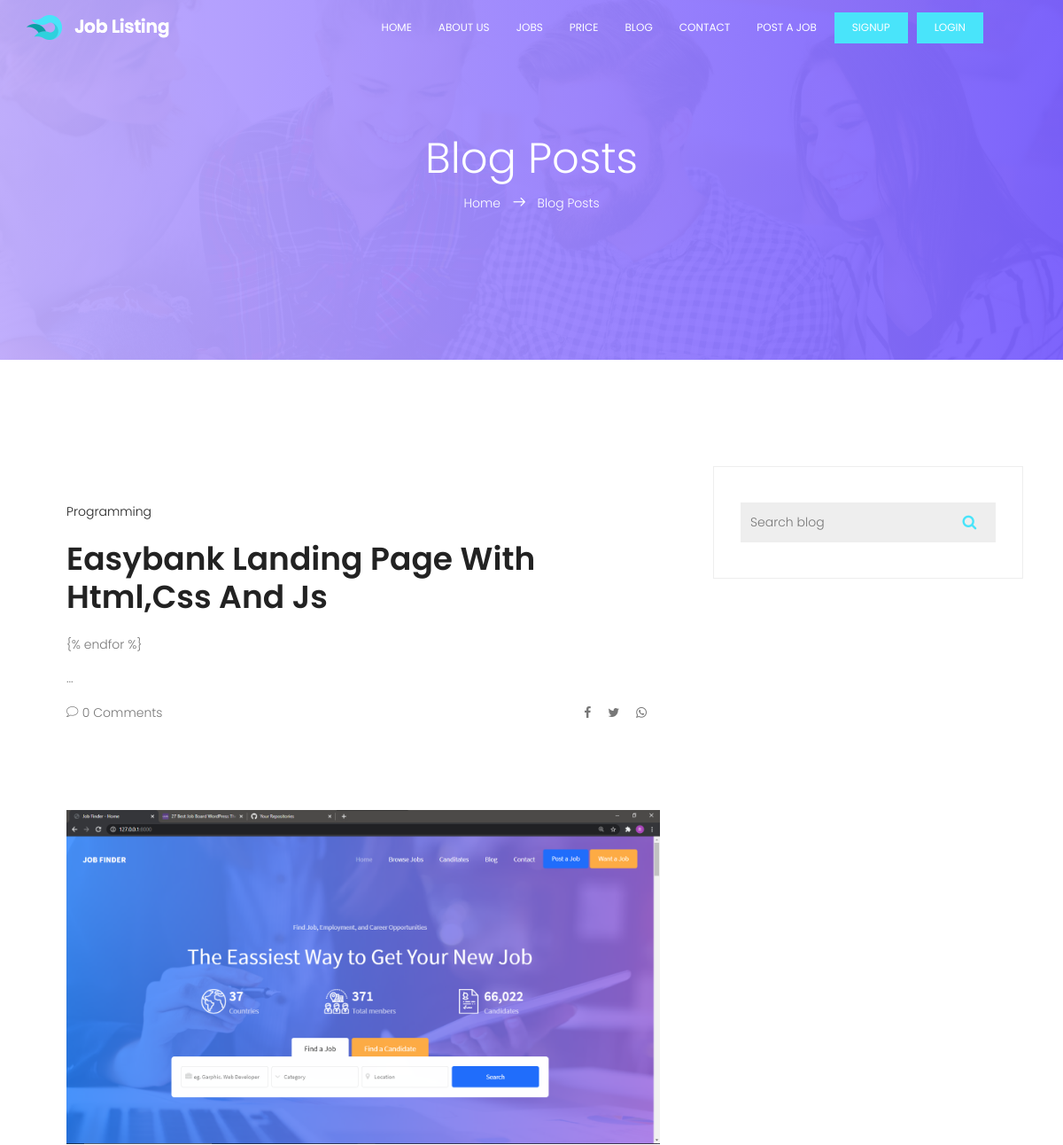
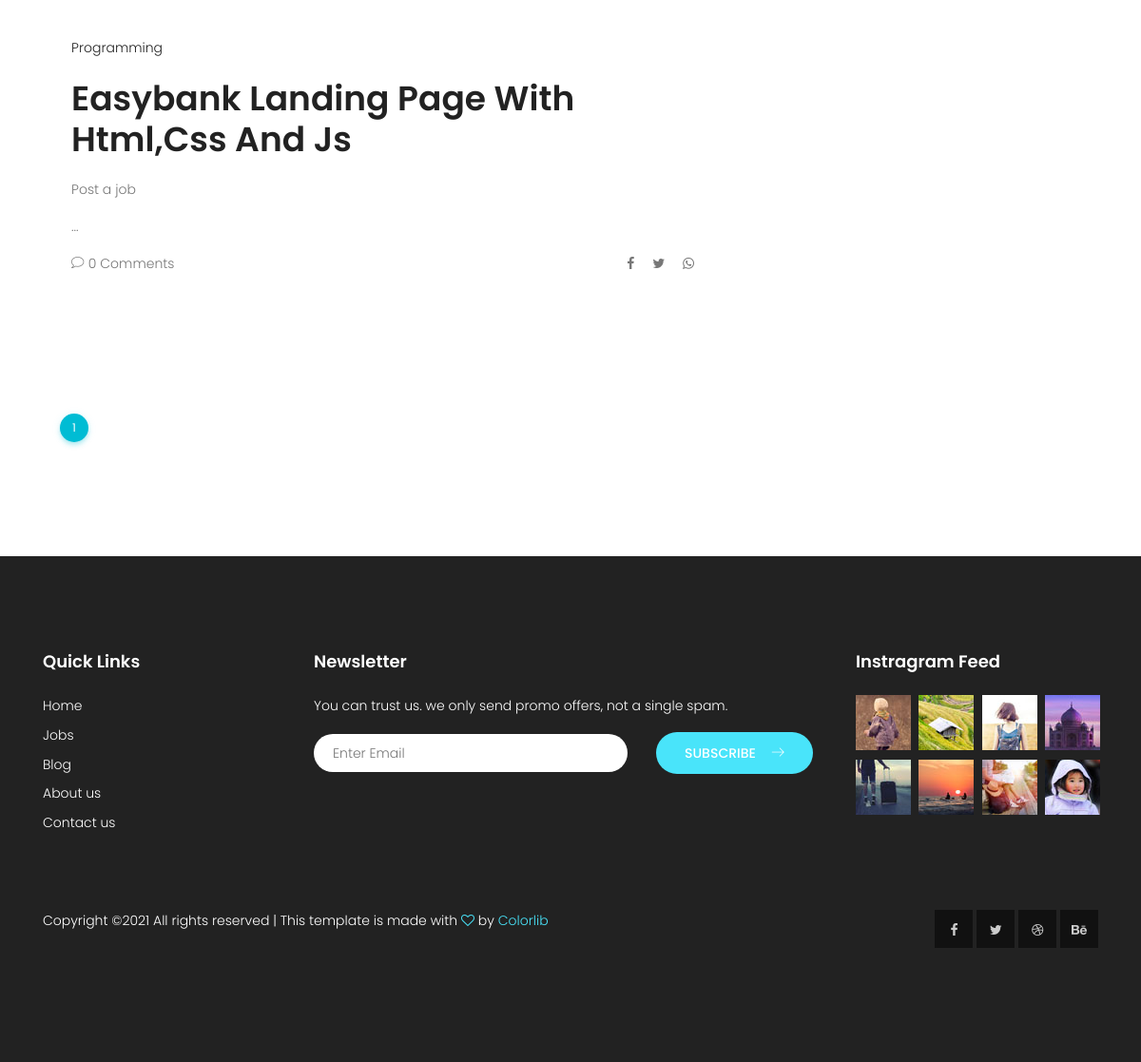
The app's page /blog/blog, older data (2 pictures, top to bottom).
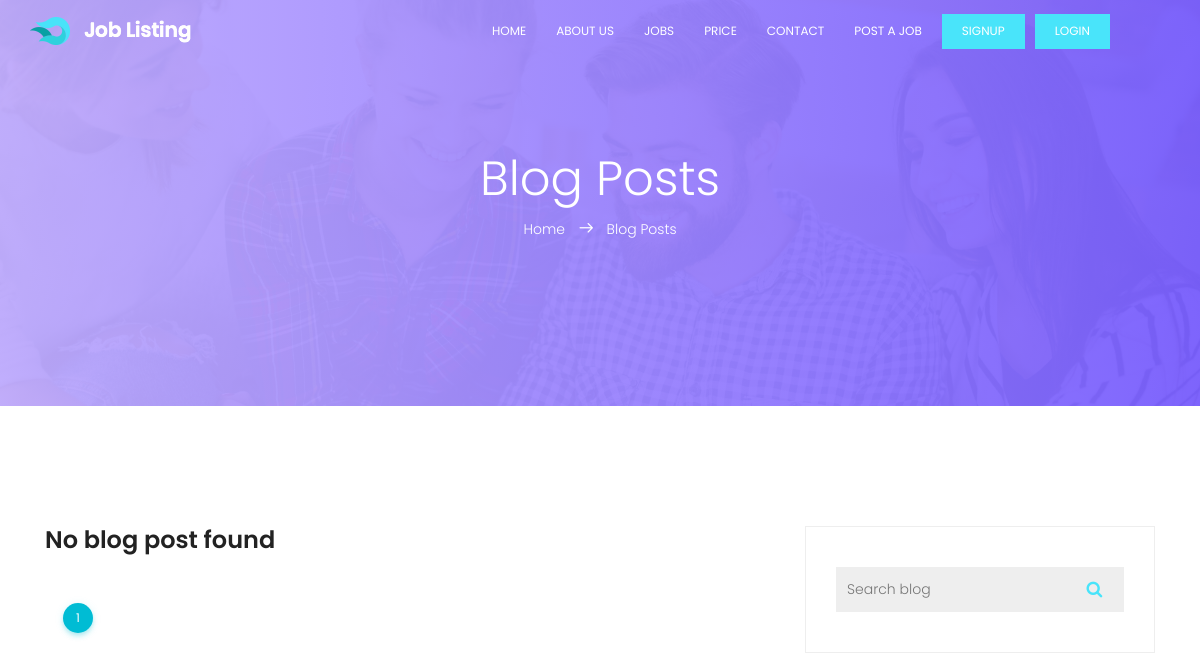
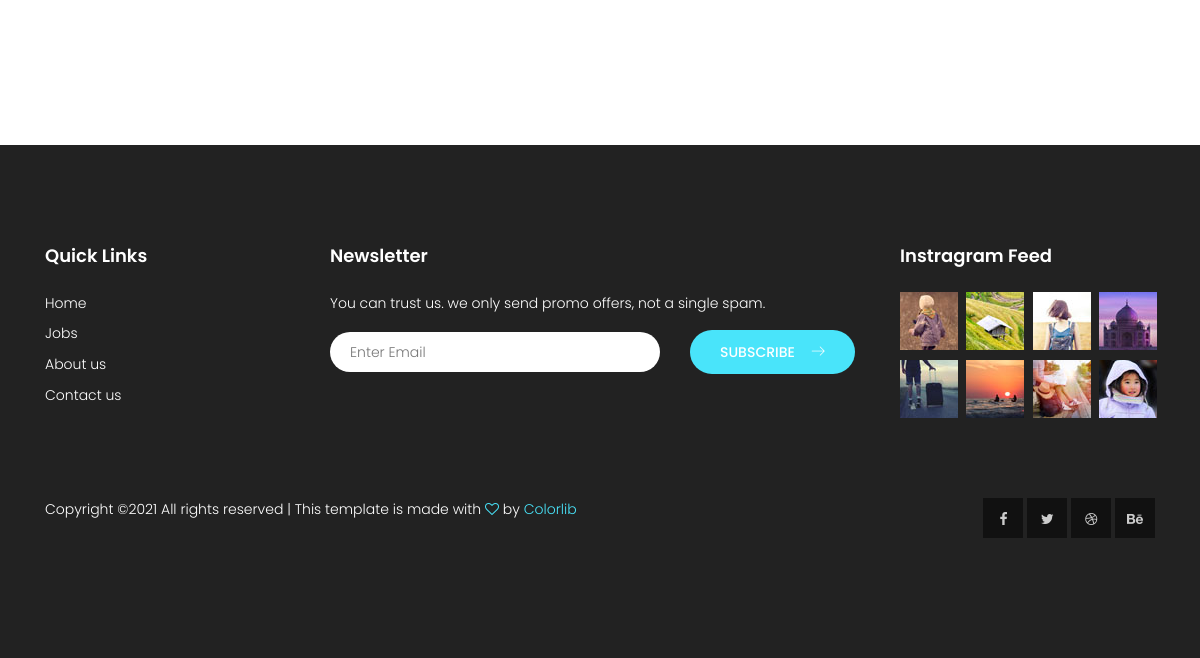
The same page, newer data (2 pictures, top to bottom).
### blog/models.py (models this page shows, shortened)
class Blog(models.Model):
    title = models.CharField(max_length=200)
    thumbnail = models.ImageField(
        upload_to="blog/images", blank=True, null=True)
    category = models.CharField(max_length=150)
    description = RichTextField()
    published = models.BooleanField(default=True)
    featured = models.BooleanField(default=False)
    slug = models.SlugField(blank=True, null=True)
    created = models.DateTimeField(auto_now_add=True)
    class Meta:
        ordering = ['-created']

### blog/views.py (the view)
# urls.py: path('blog', blog, name="blog"),
def blog(request):
    blogs = Blog.objects.filter(published=True).order_by('-created')
    filters = BlogFilter(request.GET, queryset=blogs)
    blogs = filters.qs
    paginator = Paginator(blogs, 15)
    page_number = request.GET.get('page', 1)
    page_objects = paginator.get_page(page_number)
    context = {
        'blogs': blogs,
        'filters': filters,
        'page_objects': page_objects
    }
    return render(request, 'portal/blog-home.html', context)

### portal/context_processors.py (called while the page is built)
def Processors(request):
    jobs = Job.objects.filter(approved=True).order_by('-created')
    categories = Category.objects.all().order_by('-id')
    blogs = Blog.objects.filter(published=True).order_by('-id')
    blog_count = blogs.count()
    return {
        'categories': categories,
        'jobs': jobs,
        'blog_count': blog_count,
        'blogs': blogs,
    }

### templates/portal/blog-home.html (shortened to what this page needs)
{% extends 'base.html' %}
{% load static %}
{% block content %}
			<section class="banner-area relative" id="home">
				<div class="overlay overlay-bg"></div>
				<div class="container">
					<div class="row d-flex align-items-center justify-content-center">
						<div class="about-content col-lg-12">
							<h1 class="text-white">
								Blog Posts
							</h1>
							<p class="text-white link-nav"><a href="{% url 'home' %}">Home </a>  <span class="lnr lnr-arrow-right"></span>  <a href="blog-home.html"> Blog Posts</a></p>
						</div>
					</div>
				</div>
			</section>
			<section class="blog-posts-area section-gap">
				<div class="container">
					<div class="row">
						<div class="col-lg-8 post-list blog-post-list">
							{% for blog in page_objects %}
							<div class="single-post">
							{% if blog.thumbnail %}
								<img class="img-fluid" style"height: 15vh !important; widht:100% !important; object-fit: cover" src="{{blog.thumbnail.url}}" alt="">
							{% endif %}
								<ul class="tags">
									<li><a href="{% url 'blog_detail' blog.slug %}">{{blog.category}}</a></li>
								</ul>
								<a href="{% url 'blog_detail' blog.slug %}">
									<h1>
										{{blog.title|title}}
									</h1>
								</a>
									<p>
									{{blog.description|slice:":170"|safe}}...
									</p>
								<div class="bottom-meta">
									<div class="user-details row align-items-center">
										<div class="comment-wrap col-lg-6">
											<ul>
												<li><a href="{% url 'blog_detail' blog.slug %}#comment"><span class="lnr lnr-bubble"></span> {{blog.comments.count}} Comments</a></li>
											</ul>
										</div>
										<div class="social-wrap col-lg-6">
											<ul>
												<li><a href="#"><i class="fa fa-facebook"></i></a></li>
												<li><a href="#"><i class="fa fa-twitter"></i></a></li>
												<li><a href="#"><i class="fa fa-whatsapp"></i></a></li>
											</ul>
										</div>
									</div>
								</div>
							</div>
							<br><br><br>
							{% empty %}
							<h3>No blog post found</h3>
							{% endfor %}
							 <div class="container mt-5 text-center">
								<ul class="pagination pagination-info">
								<li class="active page-item">
								<a href="javascript:void(0);" class="page-link">{{page_objects.number}}</a>
								</li>
							</ul>
							 </div>
						</div>
						<div class="col-lg-4 sidebar">
							<div class="single-widget search-widget">
								<form class="example" action="#" method="GET" style="margin:auto;max-width:300px">
								  {{filters.form.title}}
								  <button type="submit"><i class="fa fa-search"></i></button>
								</form>
							</div>
						</div>
					</div>
				</div>
			</section>
{% endblock %}

Row changes from the older to the newer data that the page shows:
removed Blog: category "Programming", title "Easybank Landing Page With Html,Css And Js", description "{% endfor %}", comments.count "0"
removed Blog: thumbnail (picture), category "Programming", title "Easybank Landing Page With Html,Css And Js", description "Post a job", comments.count "0"
Text that changed along with them:
text no longer shown: "BLOG Blog"
text now shown: "No blog post found"
